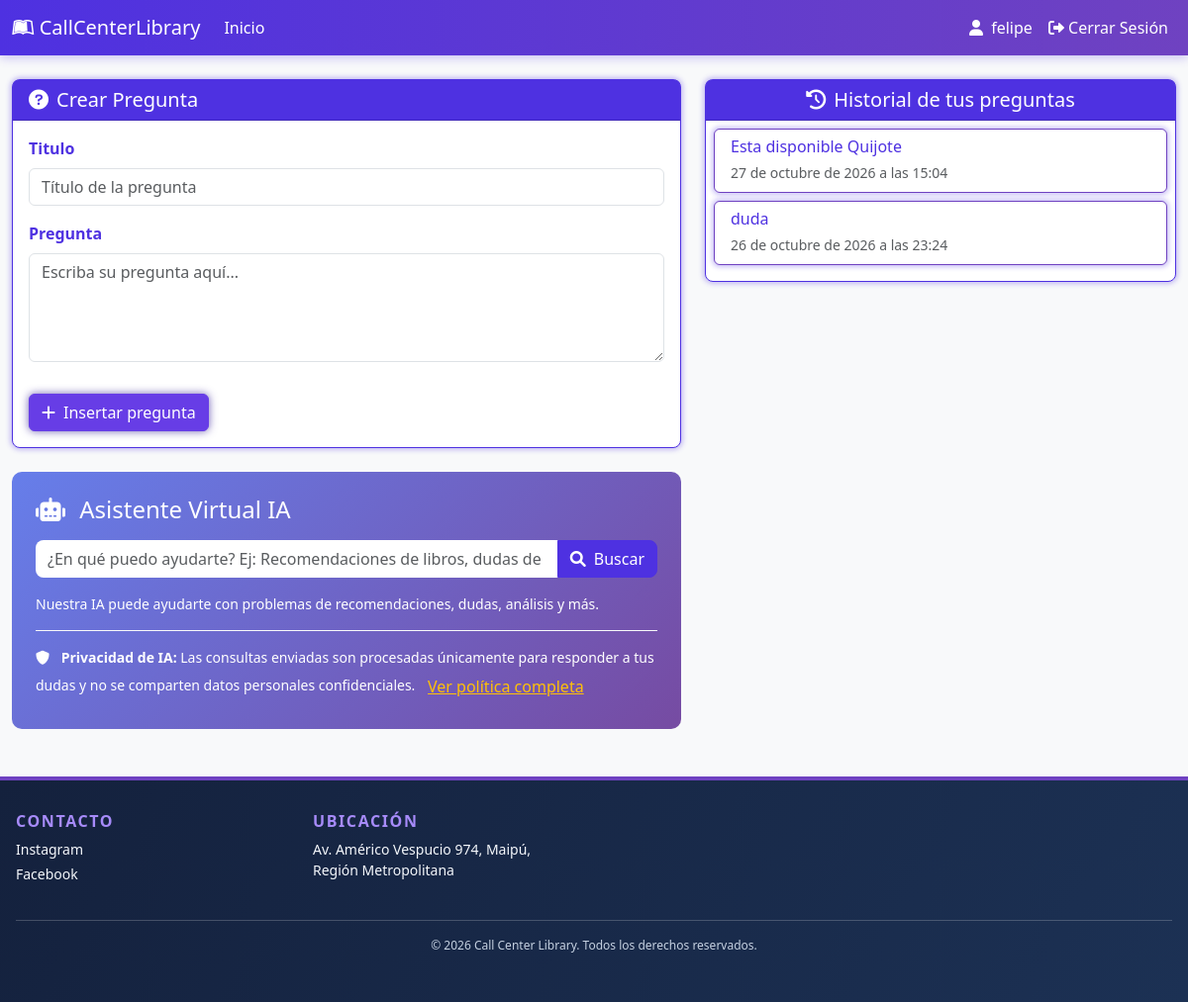
The app's page /Inicio/ (signed in) with its own data.
### online/models.py (models this page shows, shortened)
class Usuario(AbstractBaseUser):
    nombre = models.CharField(
        verbose_name="Nombre", max_length=30, blank=True, null=True
    )
    apellido = models.CharField(
        verbose_name="Apellido", max_length=30, blank=True, null=True
    )
    rut = models.CharField(
        verbose_name="RUT", max_length=12, unique=True, blank=True, null=True
    )
    correo = models.EmailField(
        verbose_name="Correo electrónico",
        max_length=70,
        unique=True,
    )
    usuario = models.CharField(
        verbose_name="Usuario",
        max_length=50,
        unique=True,
    )
    fecha_nacimiento = models.DateField(
        verbose_name="Fecha de nacimiento", null=True, blank=True
    )
    activo = models.BooleanField(default=True)
    admin = models.BooleanField(default=False)
    tecnico = models.BooleanField(default=False)
    token = TextField(default="")
    token_hasta = DateTimeField(auto_now_add=True)
    USERNAME_FIELD = "usuario"
    REQUIRED_FIELDS = ["correo"]
    objects = UserManager()
    @property
    def is_active(self):
        return self.activo

class Preguntas(models.Model):
    ESTADO_CHOICES = [
        ('pendiente', 'Pendiente'),
        ('en_proceso', 'En Proceso'),
        ('resuelto', 'Resuelto'),
        ('cerrado', 'Cerrado'),
    ]
    PRIORIDAD_CHOICES = [
        ('baja', 'Baja'),
        ('media', 'Media'),
        ('alta', 'Alta'),
        ('urgente', 'Urgente'),
    ]
    idPregunta = models.AutoField(primary_key=True)
    Titulo = models.CharField(max_length=60)
    Pregunta = models.TextField()
    Fecha_creacion = models.DateTimeField()
    Usuario = models.ForeignKey(Usuario, on_delete=models.CASCADE)
    categoria = models.CharField(max_length=50, blank=True, null=True)
    estado = models.CharField(max_length=20, choices=ESTADO_CHOICES, default='pendiente')
    prioridad = models.CharField(max_length=20, choices=PRIORIDAD_CHOICES, default='media')

### online/views.py (the view, shortened to what this page needs)
# urls.py: path("Inicio/", Inicio, name="inicio"),
@login_required
def Inicio(request: HttpRequest) -> HttpResponse:
    usuario: object = request.user
    assert isinstance(usuario, Usuario)
    usuario_pk: Any | None = usuario.pk
    usuario_logeado: Usuario = get_object_or_404(Usuario, id=request.user.pk)
    if usuario_pk != usuario.pk:
        return redirect("/Inicio/")
    preguntas = Preguntas.objects.filter(Usuario=usuario_logeado).order_by("-Fecha_creacion")
    hora_ahora = timezone.now()
    formulario_preguntas: PreguntasForm = PreguntasForm(initial={"Usuario": usuario.pk, "Fecha_creacion": hora_ahora})
    query_ia: str | None = request.GET.get("buscar_ayuda", None)
    sugerencias_ia: dict[Any, Any] | None = None
    return render(
        request       = request,
        template_name = "inicio.html",
        context       = {
            "Preguntas": preguntas,
            "form": formulario_preguntas,
            "sugerencias_ia": sugerencias_ia,
        },
    )

### online/forms.py
class PreguntasForm(forms.ModelForm):
    class Meta:
        model = Preguntas
        fields = ['Titulo', 'Pregunta', 'Usuario', 'Fecha_creacion', 'categoria']
        widgets = {
            'Titulo': forms.TextInput(attrs={'placeholder': 'Título de la pregunta', 'class': 'form-control'}),
            'Pregunta': forms.Textarea(attrs={'placeholder': 'Escriba su pregunta aquí...', 'class': 'form-control', 'rows': 4}),
            'Usuario': forms.HiddenInput(),
            'Fecha_creacion': forms.HiddenInput(),
            'categoria': forms.HiddenInput(),
        }

### online/templates/inicio.html (shortened to what this page needs)
{% extends "componentes/header.html" %}
{% load static %}
{% block links %}
<link href="{% static 'inicio.css' %}" rel="stylesheet">
{% endblock %}
{% block content %}
<div class="container-fluid py-4">
    <div class="row g-4">
        <div class="col-lg-7">
            <div id="crear-pregunta" class="card card-purple mb-4">
                <div class="card-header bg-purple text-white">
                    <h5 class="mb-0"><i class="fas fa-question-circle me-2"></i>Crear Pregunta</h5>
                </div>
                <div class="card-body">
                    <form method="post">
                        {% for field in form %}
                            {% if field.is_hidden %}
                                {{ field }}
                            {% else %}
                            <div class="mb-3">
                                <label class="form-label fw-semibold text-purple" for="{{ field.id_for_label }}">{{ field.label }}</label>
                                {{ field }}
                            </div>
                            {% endif %}
                        {% endfor %}
                        <button type="submit" class="btn btn-purple mt-3">
                            <i class="fas fa-plus me-2"></i>Insertar pregunta
                        </button>
                    </form>
                </div>
            </div>
            <div class="ai-assistant p-4 mb-4">
                <h4 class="mb-3">
                    <i class="fas fa-robot me-2"></i> Asistente Virtual IA
                </h4>
                <form method="get" action="" class="mb-3">
                    <div class="input-group">
                        <input type="text" class="form-control" name="buscar_ayuda" placeholder="¿En qué puedo ayudarte? Ej: Recomendaciones de libros, dudas de literatura..."
                               value="{{ request.GET.buscar_ayuda|default:'' }}">
                        <button type="submit" class="btn btn-dark text-white buscar">
                            <i class="fas fa-search me-2"></i>Buscar
                        </button>
                    </div>
                </form>
                <p class="mb-3 small">
                    Nuestra IA puede ayudarte con problemas de recomendaciones, dudas, análisis y más.
                </p>
                <div class="border-top border-light pt-3 small">
                    <i class="fas fa-shield-alt me-2"></i> <strong>Privacidad de IA:</strong> Las consultas enviadas son procesadas únicamente para responder a tus dudas y no se comparten datos personales confidenciales.
                    <button type="button" onclick="document.getElementById('modal-privacidad-ia').style.display='block'" class="btn btn-link text-warning ps-1 pe-1 ms-1 text-decoration-underline">
                        Ver política completa
                    </button>
                </div>
            </div>
        </div>
        <div class="col-lg-5">
            <div class="card card-purple">
                <div class="card-header bg-purple text-white text-center">
                    <h5 class="mb-0"><i class="fas fa-history me-2"></i>Historial de tus preguntas</h5>
                </div>
                <div class="card-body p-2" style="max-height: 600px; overflow-y: auto;">
                    {% for pregunta in Preguntas %}
                    <a href="/Respuesta/{{ user.id }}/{{pregunta.idPregunta}}" class="text-decoration-none">
                        <div class="card mb-2 pregunta-card">
                            <div class="card-body py-2 px-3">
                                <h6 class="text-purple mb-1">{{pregunta.Titulo}}</h6>
                                <small class="text-muted">{{pregunta.Fecha_creacion}}</small>
                            </div>
                        </div>
                    </a>
                    {% endfor %}
                </div>
            </div>
        </div>
    </div>
</div>
{% endblock %}

### online/templates/componentes/header.html (shortened to what this page needs)
{% load static %}
<!DOCTYPE html>
<html lang="es">
<head>
    <link rel="stylesheet" href="https://cdnjs.cloudflare.com/ajax/libs/font-awesome/6.0.0/css/all.min.css">
    <link href="https://cdn.jsdelivr.net/npm/bootstrap@5.3.8/dist/css/bootstrap.min.css" rel="stylesheet">
    <link href="{% static 'main.css'%}" rel="stylesheet">
    {% block links %}{% endblock %}
</head>
<body>
    <nav class="navbar navbar-expand-lg">
        <div class="container-fluid">
            <a class="navbar-brand" href="{% if user.is_authenticated %}{% if user.admin or user.tecnico %}/Administracion/{% else %}/Inicio/{% endif %}{% else %}/{% endif %}">
            <i class="fa-brands fa-leanpub"></i>
                CallCenterLibrary
            </a>
            <div class="collapse navbar-collapse" id="navbar-items">
                <ul class="navbar-nav me-auto mb-2 mb-lg-0">
                    {% if user.is_authenticated %}
                        {% if user.admin or user.tecnico %}
                        <li class="nav-item">
                            <a class="nav-link" href="/Administracion/">Administración</a>
                        </li>
                        {% if user.admin %}
                        <li class="nav-item">
                            <a class="nav-link" href="{% url 'analytics_ia' %}">Analytics IA</a>
                        </li>
                        {% endif %}
                        {% if user.admin %}
                        <li class="nav-item">
                            <a class="nav-link" href="/GestionUsuarios/">Gestión de Usuarios</a>
                        </li>
                        {% endif %}
                        {% else %}
                        <li class="nav-item">
                            <a class="nav-link" href="/Inicio/">Inicio</a>
                        </li>
                        {% endif %}
                    {% else %}
                        <li class="nav-item">
                            <a class="nav-link" href="/">Inicio</a>
                        </li>
                    {% endif %}
                </ul>
                {% if user.is_authenticated %}
                    <span class="text-white me-2">
                        <i class="fas fa-user me-1"></i> {{ user.usuario }}
                    </span>
                {% endif %}
                <ul class="navbar-nav mb-2 mb-lg-0">
                    {% if user.is_authenticated %}
                        <li class="nav-item">
                            <form method="post" action="{% url 'Logout' %}" class="d-inline">
                                <button type="submit" class="btn btn-link nav-link">
                                    <i class="fas fa-sign-out-alt"></i> Cerrar Sesión
                                </button>
                            </form>
                        </li>
                    {% endif %}
                </ul>
            </div>
        </div>
    </nav>
    <main>
        {% block content %}
        {% endblock %}
    </main>
    <footer class="site-footer">
        <div class="footer-content">
            <section class="footer-section">
                <h2>Contacto</h2>
                <p>Instagram</p>
                <p>Facebook</p>
            </section>
            <section class="footer-section">
                <h2>Ubicación</h2>
                <p>Av. Américo Vespucio 974, Maipú, Región Metropolitana</p>
            </section>
            <p class="footer-copyright">© 2026 Call Center Library. Todos los derechos reservados.</p>
        </div>
    </footer>
</body>
</html>

### static/main.css (style rules this page uses)
:root { --bs-primary: #6f42c1; --bs-primary-rgb: 111, 66, 193; --bs-secondary: #764ba2; --purple-accent: #673de6; --purple-deep: #4E31E1; --purple-gradient: linear-gradient(135deg, #667eea 0%, #764ba2 100%); }
body { min-height: 100vh; background-color: #f8f9fa; display: flex; flex-direction: column; }
main { flex: 1 0 auto; width: 100%; }
.navbar { background: linear-gradient(90deg, #4E31E1 0%, #6f42c1 100%) !important; box-shadow: 0 2px 10px rgba(78, 49, 225, 0.3); }
.navbar-brand, .navbar-nav .nav-link { color: white !important; font-weight: 500; }
.btn-purple { background-color: var(--purple-accent); border-color: var(--purple-accent); color: white; box-shadow: 0px 0px 8px 0px rgba(52, 32, 150, 0.7); }
.text-purple { color: var(--purple-deep) !important; }
.bg-purple { background-color: var(--purple-deep) !important; }
.card-purple { border: 1px solid var(--purple-deep); box-shadow: 0px 0px 5px 2px rgba(78, 49, 225, 0.3); border-radius: 8px; }
.site-footer { background: linear-gradient(120deg, #14213d 0%, #1c3154 100%); color: #f4f7fb; padding: 2rem 0; margin-top: auto; border-top: 4px solid #6f42c1; }
.footer-content { max-width: 1200px; margin: 0 auto; padding: 0 1rem; display: grid; grid-template-columns: repeat(auto-fit, minmax(250px, 1fr)); gap: 2rem; }
.footer-section h2 { color: #a78bfa; font-size: 1rem; font-weight: 700; text-transform: uppercase; letter-spacing: 0.1em; margin-bottom: 0.5rem; }
.footer-section p { margin: 0.25rem 0; font-size: 0.875rem; }
.footer-copyright { grid-column: 1 / -1; text-align: center; color: #c5d1e1; font-size: 0.75rem; padding-top: 1rem; border-top: 1px solid rgba(255, 255, 255, 0.2); }

### static/inicio.css (style rules this page uses)
.pregunta-card { border: 1px solid #6f42c1; box-shadow: 0px 0px 5px 2px rgba(78, 49, 225, 0.3); transition: all 0.3s ease; }
.ai-assistant { background: linear-gradient(135deg, #667eea 0%, #764ba2 100%); border-radius: 10px; color: white; }
.ai-assistant .form-control { border: none; border-radius: 8px; }
.ai-assistant .buscar { border-radius: 8px; background-color: #4E31E1; border-color: #4E31E1; }

### records on screen
Usuario: usuario "felipe"
Preguntas: Titulo "Esta disponible Quijote", Fecha_creacion "27 de octubre de 2026 a las 15:04"
Preguntas: Titulo "duda", Fecha_creacion "26 de octubre de 2026 a las 23:24"

### other values on screen
{{ field.label }} "Titulo" "Pregunta"
